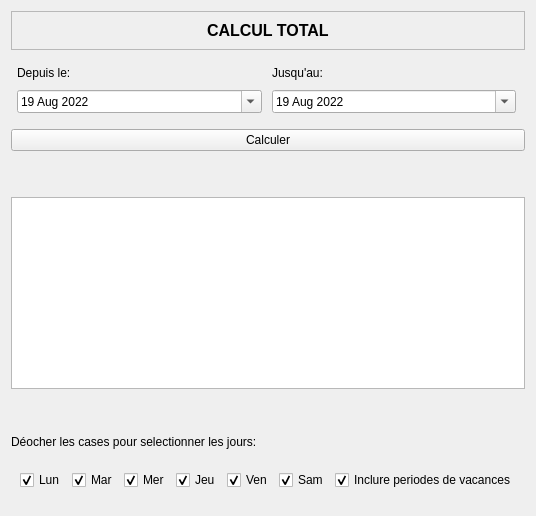
         <widget class="QWidget" name="PageTotaux">
          <layout class="QVBoxLayout" name="verticalLayout_13">
           <item>
            <widget class="QFrame" name="frameTitreTotal">
             <property name="minimumSize">
              <size>
               <width>0</width>
               <height>0</height>
              </size>
             </property>
             <property name="maximumSize">
              <size>
               <width>16777215</width>
               <height>50</height>
              </size>
             </property>
             <property name="frameShape">
              <enum>QFrame::StyledPanel</enum>
             </property>
             <property name="frameShadow">
              <enum>QFrame::Raised</enum>
             </property>
             <layout class="QHBoxLayout" name="horizontalLayout_2">
              <item alignment="Qt::AlignHCenter">
               <widget class="QLabel" name="labelTitreTotal">
                <property name="text">
                 <string>&lt;html&gt;&lt;head/&gt;&lt;body&gt;&lt;p&gt;&lt;span style=&quot; font-size:12pt; font-weight:600;&quot;&gt;CALCUL TOTAL&lt;/span&gt;&lt;/p&gt;&lt;/body&gt;&lt;/html&gt;</string>
                </property>
               </widget>
              </item>
             </layout>
            </widget>
           </item>
           <item alignment="Qt::AlignVCenter">
            <widget class="QWidget" name="widgetSelDates" native="true">
             <property name="sizePolicy">
              <sizepolicy hsizetype="Preferred" vsizetype="Preferred">
               <horstretch>0</horstretch>
               <verstretch>0</verstretch>
              </sizepolicy>
             </property>
             <property name="minimumSize">
              <size>
               <width>0</width>
               <height>0</height>
              </size>
             </property>
             <layout class="QGridLayout" name="gridLayout" rowstretch="0,0,0,0">
              <property name="leftMargin">
               <number>6</number>
              </property>
              <property name="topMargin">
               <number>10</number>
              </property>
              <property name="bottomMargin">
               <number>10</number>
              </property>
              <property name="spacing">
               <number>10</number>
              </property>
              <item row="3" column="1">
               <widget class="QDateEdit" name="dateEditFin">
                <property name="calendarPopup">
                 <bool>true</bool>
                </property>
                <property name="date">
                 <date>
                  <year>2022</year>
                  <month>8</month>
                  <day>19</day>
                 </date>
                </property>
               </widget>
              </item>
              <item row="3" column="0">
               <widget class="QDateEdit" name="dateEditDebut">
                <property name="sizePolicy">
                 <sizepolicy hsizetype="Minimum" vsizetype="Preferred">
                  <horstretch>0</horstretch>
                  <verstretch>0</verstretch>
                 </sizepolicy>
                </property>
                <property name="calendarPopup">
                 <bool>true</bool>
                </property>
                <property name="date">
                 <date>
                  <year>2022</year>
                  <month>8</month>
                  <day>19</day>
                 </date>
                </property>
               </widget>
              </item>
              <item row="1" column="1">
               <widget class="QLabel" name="labelDateFin">
                <property name="text">
                 <string>Jusqu'au:</string>
                </property>
               </widget>
              </item>
              <item row="1" column="0">
               <widget class="QLabel" name="labelDateDebut">
                <property name="text">
                 <string>Depuis le:</string>
                </property>
               </widget>
              </item>
             </layout>
            </widget>
           </item>
           <item>
            <widget class="QPushButton" name="pushButtonCalculerTotal">
             <property name="text">
              <string>Calculer</string>
             </property>
            </widget>
           </item>
           <item>
            <spacer name="verticalSpacer">
             <property name="orientation">
              <enum>Qt::Vertical</enum>
             </property>
             <property name="sizeType">
              <enum>QSizePolicy::Expanding</enum>
             </property>
             <property name="sizeHint" stdset="0">
              <size>
               <width>20</width>
               <height>40</height>
              </size>
             </property>
            </spacer>
           </item>
           <item>
            <widget class="QTextBrowser" name="textBrowserTotal"/>
           </item>
           <item>
            <spacer name="verticalSpacer_2">
             <property name="orientation">
              <enum>Qt::Vertical</enum>
             </property>
             <property name="sizeHint" stdset="0">
              <size>
               <width>20</width>
               <height>40</height>
              </size>
             </property>
            </spacer>
           </item>
           <item alignment="Qt::AlignBottom">
            <widget class="QLabel" name="labelCocheFiltres">
             <property name="sizePolicy">
              <sizepolicy hsizetype="Preferred" vsizetype="Preferred">
               <horstretch>0</horstretch>
               <verstretch>0</verstretch>
              </sizepolicy>
             </property>
             <property name="text">
              <string>Déocher les cases pour selectionner les jours:</string>
             </property>
            </widget>
           </item>
           <item alignment="Qt::AlignTop">
            <widget class="QWidget" name="widgetSelFiltres" native="true">
             <property name="sizePolicy">
              <sizepolicy hsizetype="Preferred" vsizetype="Preferred">
               <horstretch>0</horstretch>
               <verstretch>0</verstretch>
              </sizepolicy>
             </property>
             <property name="minimumSize">
              <size>
               <width>0</width>
               <height>50</height>
              </size>
             </property>
             <layout class="QHBoxLayout" name="horizontalLayout">
              <item>
               <widget class="QCheckBox" name="checkBoxLundi">
                <property name="sizePolicy">
                 <sizepolicy hsizetype="Preferred" vsizetype="Preferred">
                  <horstretch>0</horstretch>
                  <verstretch>0</verstretch>
                 </sizepolicy>
                </property>
                <property name="text">
                 <string>Lun</string>
                </property>
                <property name="checked">
                 <bool>true</bool>
                </property>
               </widget>
              </item>
              <item>
               <widget class="QCheckBox" name="checkBoxMardi">
                <property name="sizePolicy">
                 <sizepolicy hsizetype="Preferred" vsizetype="Preferred">
                  <horstretch>0</horstretch>
                  <verstretch>0</verstretch>
                 </sizepolicy>
                </property>
                <property name="text">
                 <string>Mar</string>
                </property>
                <property name="checked">
                 <bool>true</bool>
                </property>
               </widget>
              </item>
              <item>
               <widget class="QCheckBox" name="checkBoxMercredi">
                <property name="sizePolicy">
                 <sizepolicy hsizetype="Preferred" vsizetype="Preferred">
                  <horstretch>0</horstretch>
                  <verstretch>0</verstretch>
                 </sizepolicy>
                </property>
                <property name="text">
                 <string>Mer</string>
                </property>
                <property name="checked">
                 <bool>true</bool>
                </property>
               </widget>
              </item>
              <item>
               <widget class="QCheckBox" name="checkBoxJeudi">
                <property name="sizePolicy">
                 <sizepolicy hsizetype="Preferred" vsizetype="Preferred">
                  <horstretch>0</horstretch>
                  <verstretch>0</verstretch>
                 </sizepolicy>
                </property>
                <property name="text">
                 <string>Jeu</string>
                </property>
                <property name="checked">
                 <bool>true</bool>
                </property>
               </widget>
              </item>
              <item>
               <widget class="QCheckBox" name="checkBoxVendredi">
                <property name="sizePolicy">
                 <sizepolicy hsizetype="Preferred" vsizetype="Preferred">
                  <horstretch>0</horstretch>
                  <verstretch>0</verstretch>
                 </sizepolicy>
                </property>
                <property name="text">
                 <string>Ven</string>
                </property>
                <property name="checked">
                 <bool>true</bool>
                </property>
               </widget>
              </item>
              <item>
               <widget class="QCheckBox" name="checkBoxSamedi">
                <property name="sizePolicy">
                 <sizepolicy hsizetype="Preferred" vsizetype="Preferred">
                  <horstretch>0</horstretch>
                  <verstretch>0</verstretch>
                 </sizepolicy>
                </property>
                <property name="text">
                 <string>Sam</string>
                </property>
                <property name="checked">
                 <bool>true</bool>
                </property>
               </widget>
              </item>
              <item>
               <widget class="QCheckBox" name="checkBoxPeriodeVac">
                <property name="sizePolicy">
                 <sizepolicy hsizetype="Preferred" vsizetype="Preferred">
                  <horstretch>0</horstretch>
                  <verstretch>0</verstretch>
                 </sizepolicy>
                </property>
                <property name="text">
                 <string>Inclure periodes de vacances</string>
                </property>
                <property name="checked">
                 <bool>true</bool>
                </property>
               </widget>
              </item>
             </layout>
            </widget>
           </item>
          </layout>
         </widget>
